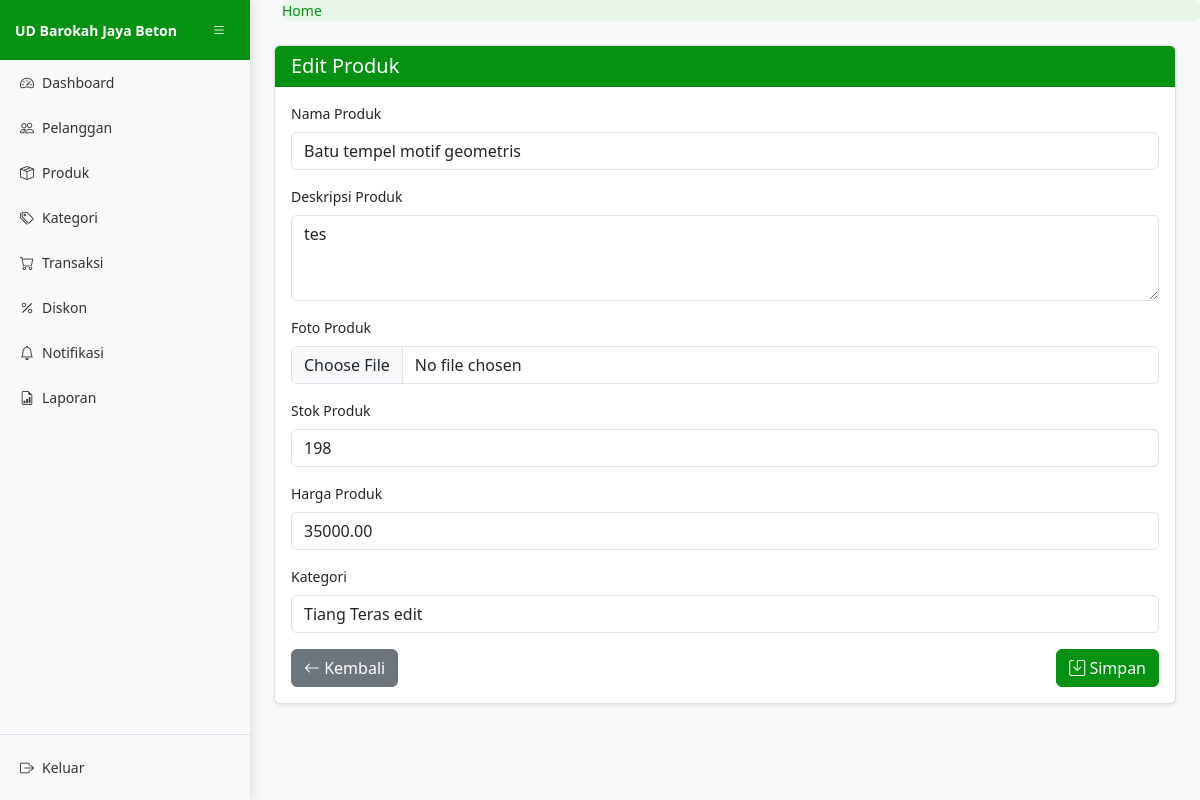
The app's page /produk/3/edit/ (signed in) with its own data.
### core/models.py (models this page shows, shortened)
class Produk(models.Model):
    nama_produk = models.CharField(max_length=100)
    deskripsi_produk = models.TextField()
    foto_produk = models.ImageField(upload_to='produk/', blank=True, null=True)
    stok_produk = models.IntegerField(default=0)
    harga_produk = models.DecimalField(max_digits=10, decimal_places=2)
    kategori = models.ForeignKey(Kategori, on_delete=models.CASCADE)

### core/views.py (the view)
# urls.py: path('produk/<int:pk>/edit/', views.edit_produk, name='edit_produk'),
@login_required
def edit_produk(request, pk):
    produk = get_object_or_404(Produk, pk=pk)
    if request.method == 'POST':
        form = ProdukForm(request.POST, request.FILES, instance=produk)
        if form.is_valid():
            form.save()
            messages.success(request, 'Data produk berhasil diperbarui.')
            return redirect('daftar_produk')
    else:
        form = ProdukForm(instance=produk)
    return render(request, 'core/produk/form_produk.html', {
        'form': form,
        'title': 'Edit Produk',
        'produk': produk
    })

### core/forms.py
class ProdukForm(forms.ModelForm):
    class Meta:
        model = Produk
        fields = ['nama_produk', 'deskripsi_produk', 'foto_produk', 'stok_produk', 'harga_produk', 'kategori']
        widgets = {
            'nama_produk': forms.TextInput(attrs={'class': 'form-control'}),
            'deskripsi_produk': forms.Textarea(attrs={'class': 'form-control', 'rows': 3}),
            'foto_produk': forms.FileInput(attrs={'class': 'form-control'}),
            'stok_produk': forms.NumberInput(attrs={'class': 'form-control'}),
            'harga_produk': forms.NumberInput(attrs={'class': 'form-control', 'step': '0.01'}),
            'kategori': forms.Select(attrs={'class': 'form-control'}),
        }

### core/models.py (called while the page is built)
    def __str__(self):
        return self.nama_kategori

### core/templates/core/produk/form_produk.html (shortened to what this page needs)
{% extends 'core/basis.html' %}
{% block content %}
<div class="container-fluid">
    <div class="card">
        <div class="card-header">
            <h5 class="card-title mb-0">{{ title }}</h5>
        </div>
        <div class="card-body">
            <form method="post" enctype="multipart/form-data">
                <div class="mb-3">
                    <label for="{{ form.nama_produk.id_for_label }}" class="form-label">Nama Produk</label>
                    {{ form.nama_produk }}
                </div>
                <div class="mb-3">
                    <label for="{{ form.deskripsi_produk.id_for_label }}" class="form-label">Deskripsi Produk</label>
                    {{ form.deskripsi_produk }}
                </div>
                <div class="mb-3">
                    <label for="{{ form.foto_produk.id_for_label }}" class="form-label">Foto Produk</label>
                    {{ form.foto_produk }}
                </div>
                <div class="mb-3">
                    <label for="{{ form.stok_produk.id_for_label }}" class="form-label">Stok Produk</label>
                    {{ form.stok_produk }}
                </div>
                <div class="mb-3">
                    <label for="{{ form.harga_produk.id_for_label }}" class="form-label">Harga Produk</label>
                    {{ form.harga_produk }}
                </div>
                <div class="mb-3">
                    <label for="{{ form.kategori.id_for_label }}" class="form-label">Kategori</label>
                    {{ form.kategori }}
                </div>
                <div class="d-flex justify-content-between">
                    <a href="{% url 'daftar_produk' %}" class="btn btn-secondary">
                        <i class="bi bi-arrow-left"></i> Kembali
                    </a>
                    <button type="submit" class="btn btn-dark">
                        <i class="bi bi-save"></i> Simpan
                    </button>
                </div>
            </form>
        </div>
    </div>
</div>
{% endblock %}

### core/static/core/css/app.css (style rules this page uses)
body { font-size: .875rem; background-color: #f8f9fa; overflow-x: hidden; }
.card { box-shadow: 0 0.125rem 0.25rem rgba(0, 0, 0, 0.075); border: 1px solid rgba(0, 0, 0, 0.125); margin-bottom: 1rem; }
.card-header { background-color: #059212; color: white; border-bottom: 1px solid rgba(0, 0, 0, 0.125); }
.btn-dark { background-color: #059212; border-color: #059212; }

### records on screen
Produk: nama_produk "Batu tempel motif geometris", deskripsi_produk "tes", stok_produk "198", harga_produk "35000.00", kategori "Tiang Teras edit"

### other values on screen
{{ title }} "Edit Produk"
